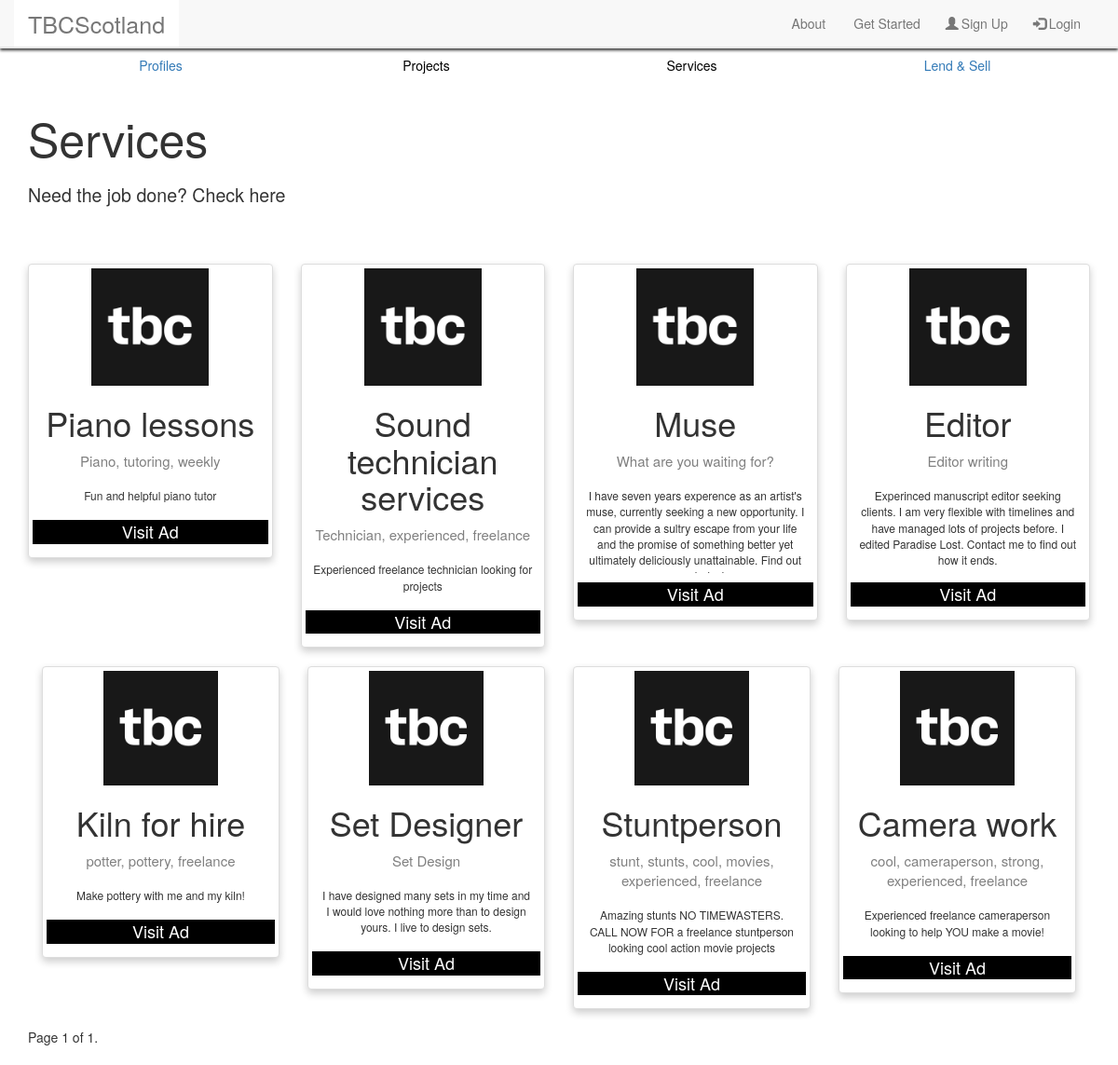
The page /tbc/services/ on the database as committed earlier.
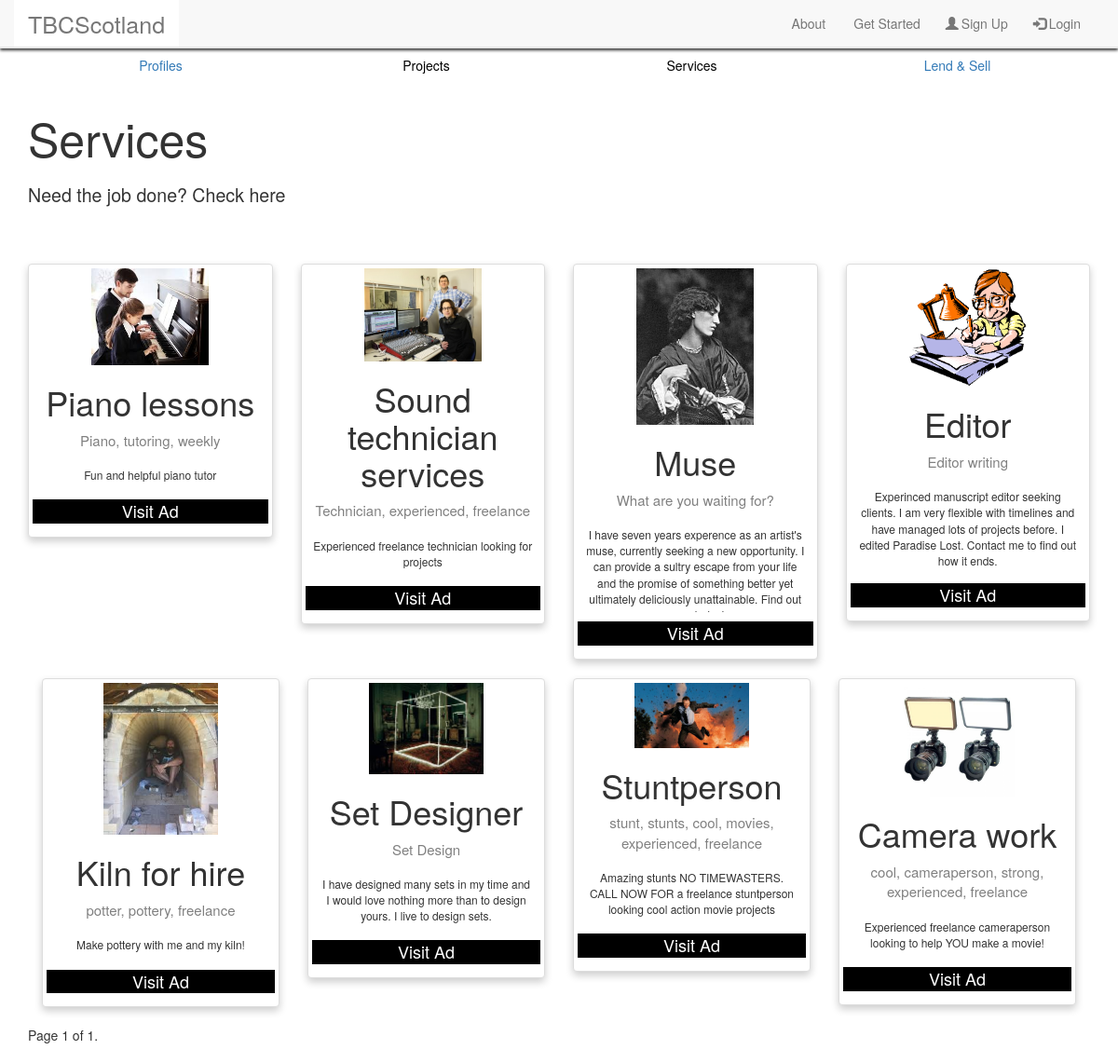
The same page on the database as committed later.
### tbc/models.py (models this page shows, shortened)
class Service(models.Model):
    profile = models.ForeignKey(Profile)
    title = models.CharField(max_length=128)
    description = models.TextField()
    views = models.IntegerField(default=0)
    slug = models.SlugField(unique=True)
    image = models.ImageField(upload_to='Service_images', default='default_profile.jpg')
    price = models.CharField(max_length=128)
    availability = models.CharField(max_length=128)
    keywords = models.TextField()
    location = models.CharField(max_length=128)

### tbc/views.py (the view)
# urls.py: url(r'^services/(?P<service_name_slug>[\w\-]+)/$', views.show_service, name='show_service'),
def services(request):
    service_list = Service.objects.all().order_by('views')
    paginator = Paginator(service_list, 8)
    page = request.GET.get('page', 1)
    service = paginator.page(page)
    context_dict ={'services': service}
    return render(request, 'tbc/services.html', context_dict)

### templates/tbc/services.html (shortened to what this page needs)
{% extends 'tbc/base.html' %}
{% load staticfiles %}
{% block body_block %}
<div class="container">
<div class="row" style="height:20px;"></div>
<header>
  <h1 style="font-size:50px">Services</h1>
</header>
<div class="row" style="height:10px;"></div>
<div style="font-size:140%;">Need the job done? Check here</div>
<div class="row" style="height:40px;"></div>
    <div class="row">
        {% for service in services %}
        <div class="col-lg-3">
            <br>
            <div class="thumbnail">
                <img src="{{ service.image.url }}" style="max-width:50%;max-height:50%;">
                <h1>{{ service.title }}</h1>
                <p class="keywords">{{ service.keywords }}</p>
                <p class="textinthumbnail">{{ service.description }}</p>
                <p><a href="{% url 'show_service' service.slug %}"><button>Visit Ad</button></a></p>
            </div>
        </div>
    {% if forloop.counter|divisibleby:"4" and not forloop.last %}
    </div>
    {% endif %}
    {% endfor %}
</div>
<div class="container">
    <div class="row">
        <div class="col-lg-3">
            <div class="pagination">
                <span class="step-links">
                    <span class="current">Page {{ services.number }} of {{ services.paginator.num_pages }}.</span>
                </span>
            </div>
        </div>
    </div>
</div>
{% endblock %}

Rows that differ between the two databases and show on the page:
changed Service "Piano lessons": image: picture added in place of a placeholder
changed Service "Sound technician services": image: picture added in place of a placeholder
changed Service "Muse": image: picture added in place of a placeholder
changed Service "Editor": image: picture added in place of a placeholder
changed Service "Kiln for hire": image: picture added in place of a placeholder
changed Service "Set Designer": image: picture added in place of a placeholder
changed Service "Stuntperson": image: picture added in place of a placeholder
changed Service "Camera work": image: picture added in place of a placeholder
